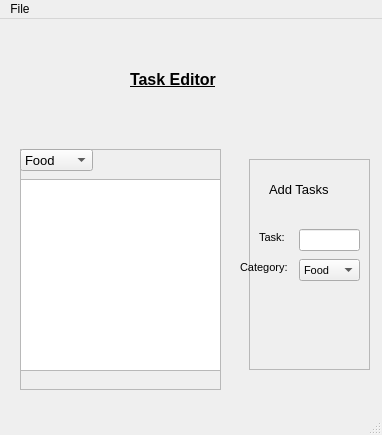
<?xml version="1.0" encoding="UTF-8"?>
<ui version="4.0">
 <class>MainWindow</class>
 <widget class="QMainWindow" name="MainWindow">
  <property name="geometry">
   <rect>
    <x>0</x>
    <y>0</y>
    <width>382</width>
    <height>435</height>
   </rect>
  </property>
  <property name="windowTitle">
   <string>MainWindow</string>
  </property>
  <widget class="QWidget" name="centralwidget">
   <widget class="QFrame" name="taskViewFrame">
    <property name="geometry">
     <rect>
      <x>20</x>
      <y>130</y>
      <width>201</width>
      <height>241</height>
     </rect>
    </property>
    <property name="font">
     <font>
      <pointsize>10</pointsize>
     </font>
    </property>
    <property name="frameShape">
     <enum>QFrame::StyledPanel</enum>
    </property>
    <property name="frameShadow">
     <enum>QFrame::Raised</enum>
    </property>
    <widget class="QComboBox" name="categorySelect">
     <property name="geometry">
      <rect>
       <x>0</x>
       <y>0</y>
       <width>73</width>
       <height>22</height>
      </rect>
     </property>
     <property name="font">
      <font>
       <pointsize>10</pointsize>
      </font>
     </property>
     <item>
      <property name="text">
       <string>Food</string>
      </property>
     </item>
     <item>
      <property name="text">
       <string>Chores</string>
      </property>
     </item>
     <item>
      <property name="text">
       <string>Exercise</string>
      </property>
     </item>
     <item>
      <property name="text">
       <string>Work</string>
      </property>
     </item>
     <item>
      <property name="text">
       <string>Other</string>
      </property>
     </item>
    </widget>
    <widget class="QListWidget" name="listWidget">
     <property name="geometry">
      <rect>
       <x>0</x>
       <y>30</y>
       <width>201</width>
       <height>192</height>
      </rect>
     </property>
     <property name="font">
      <font>
       <pointsize>10</pointsize>
      </font>
     </property>
    </widget>
   </widget>
   <widget class="QFrame" name="frame">
    <property name="geometry">
     <rect>
      <x>249</x>
      <y>140</y>
      <width>121</width>
      <height>211</height>
     </rect>
    </property>
    <property name="font">
     <font>
      <pointsize>10</pointsize>
     </font>
    </property>
    <property name="frameShape">
     <enum>QFrame::StyledPanel</enum>
    </property>
    <property name="frameShadow">
     <enum>QFrame::Raised</enum>
    </property>
    <widget class="QLabel" name="addTaskHeader">
     <property name="geometry">
      <rect>
       <x>20</x>
       <y>20</y>
       <width>91</width>
       <height>20</height>
      </rect>
     </property>
     <property name="font">
      <font>
       <pointsize>10</pointsize>
      </font>
     </property>
     <property name="text">
      <string>Add Tasks</string>
     </property>
    </widget>
    <widget class="QLineEdit" name="newTask">
     <property name="geometry">
      <rect>
       <x>50</x>
       <y>70</y>
       <width>61</width>
       <height>22</height>
      </rect>
     </property>
    </widget>
    <widget class="QLabel" name="taskName">
     <property name="geometry">
      <rect>
       <x>10</x>
       <y>70</y>
       <width>41</width>
       <height>16</height>
      </rect>
     </property>
     <property name="font">
      <font>
       <pointsize>8</pointsize>
      </font>
     </property>
     <property name="text">
      <string>Task:</string>
     </property>
    </widget>
    <widget class="QComboBox" name="NewCategory">
     <property name="geometry">
      <rect>
       <x>50</x>
       <y>100</y>
       <width>61</width>
       <height>22</height>
      </rect>
     </property>
     <property name="font">
      <font>
       <pointsize>8</pointsize>
      </font>
     </property>
     <item>
      <property name="text">
       <string>Food</string>
      </property>
     </item>
     <item>
      <property name="text">
       <string>Chores</string>
      </property>
     </item>
     <item>
      <property name="text">
       <string>Exercise</string>
      </property>
     </item>
     <item>
      <property name="text">
       <string>Work</string>
      </property>
     </item>
     <item>
      <property name="text">
       <string>Other</string>
      </property>
     </item>
    </widget>
   </widget>
   <widget class="QLabel" name="TaskHeader">
    <property name="geometry">
     <rect>
      <x>130</x>
      <y>50</y>
      <width>121</width>
      <height>21</height>
     </rect>
    </property>
    <property name="font">
     <font>
      <pointsize>12</pointsize>
      <weight>75</weight>
      <bold>true</bold>
      <underline>true</underline>
     </font>
    </property>
    <property name="text">
     <string>Task Editor</string>
    </property>
   </widget>
   <widget class="QLabel" name="newCategoryName">
    <property name="geometry">
     <rect>
      <x>240</x>
      <y>240</y>
      <width>61</width>
      <height>16</height>
     </rect>
    </property>
    <property name="font">
     <font>
      <pointsize>8</pointsize>
     </font>
    </property>
    <property name="text">
     <string>Category:</string>
    </property>
   </widget>
  </widget>
  <widget class="QMenuBar" name="menubar">
   <property name="geometry">
    <rect>
     <x>0</x>
     <y>0</y>
     <width>382</width>
     <height>26</height>
    </rect>
   </property>
   <widget class="QMenu" name="menuFile">
    <property name="title">
     <string>File</string>
    </property>
    <addaction name="actionSave"/>
    <addaction name="actionLoad"/>
   </widget>
   <addaction name="menuFile"/>
  </widget>
  <widget class="QStatusBar" name="statusbar"/>
  <action name="actionSave">
   <property name="text">
    <string>Save</string>
   </property>
  </action>
  <action name="actionLoad">
   <property name="text">
    <string>Load</string>
   </property>
  </action>
 </widget>
 <resources/>
 <connections/>
</ui>
